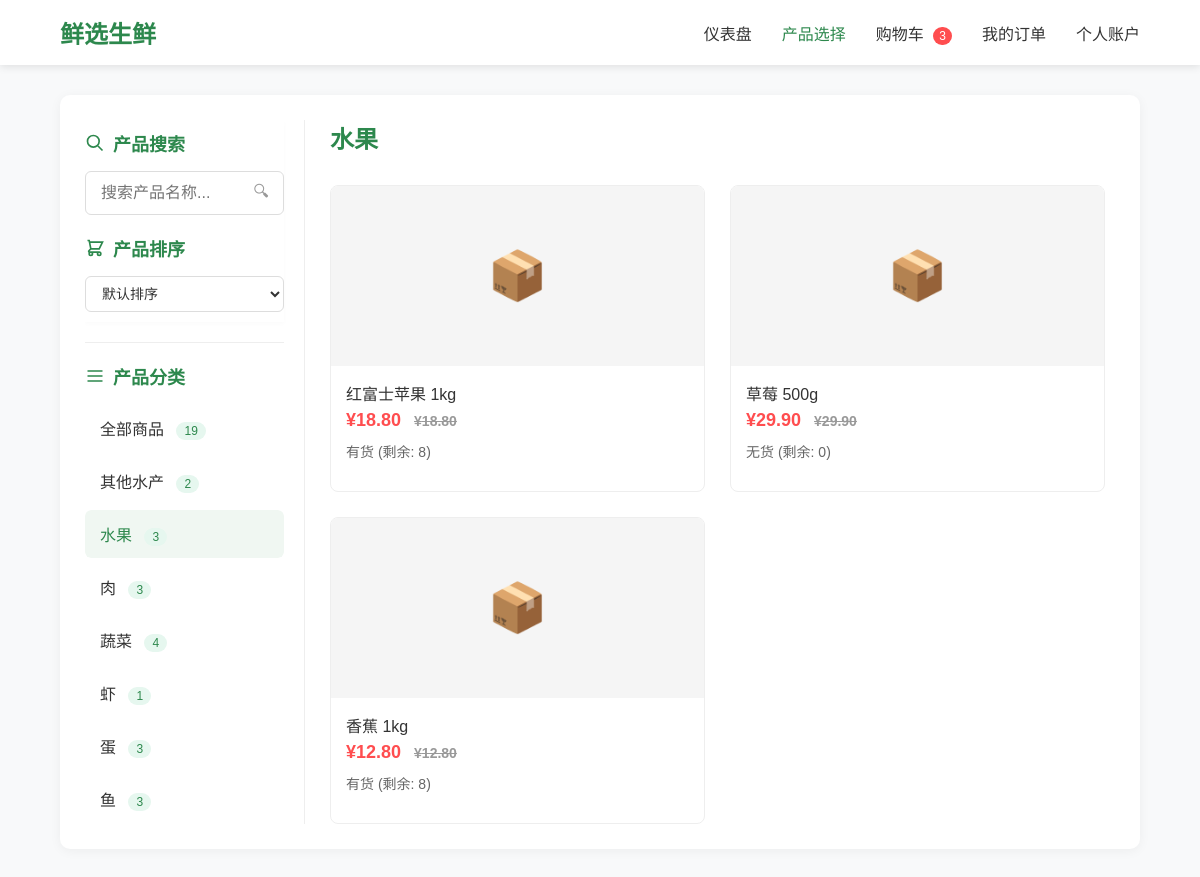
Page /customer/products.php?category=水果 on the earlier database version.
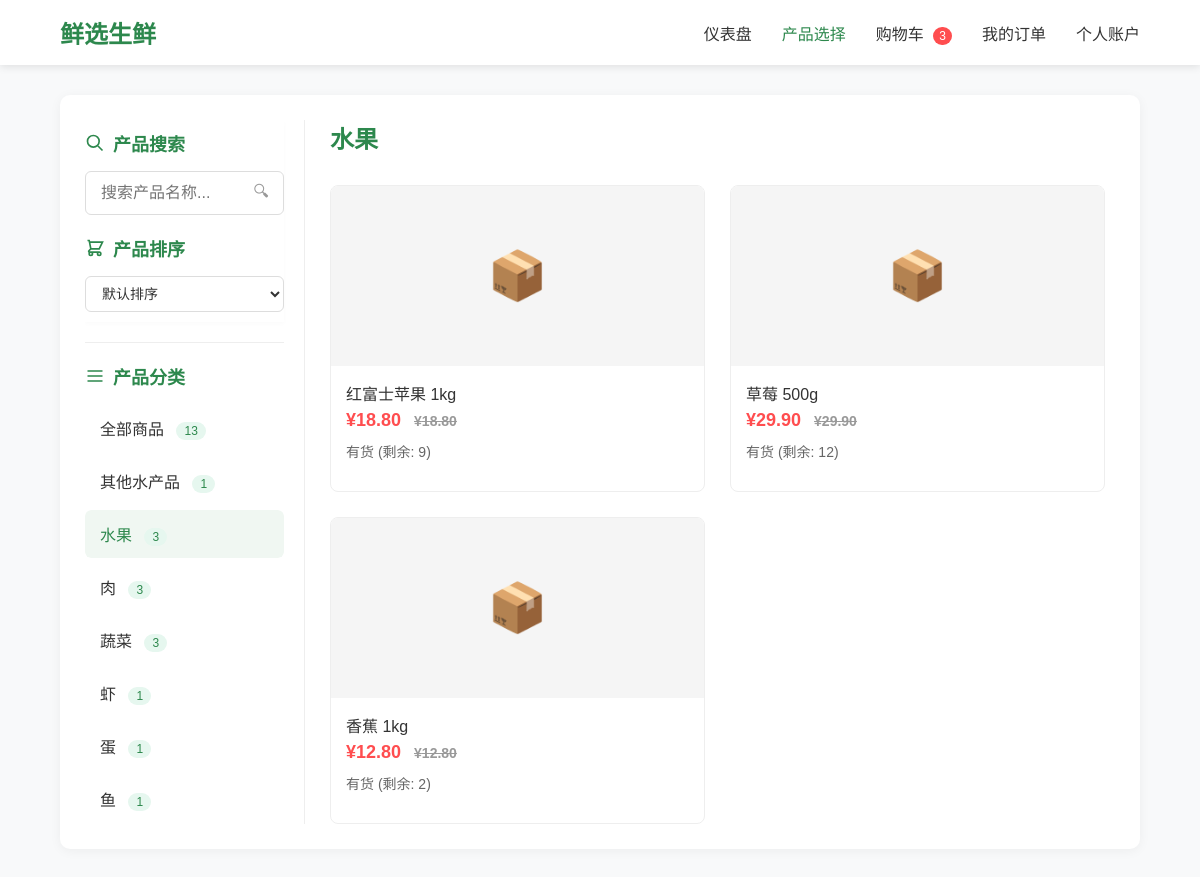
Same page on the later database version.
### tables this page shows
CREATE TABLE IF NOT EXISTS `products` (
  `product_ID` INT AUTO_INCREMENT NOT NULL,
  `sku` VARCHAR(45) UNIQUE NOT NULL,
  `product_name` VARCHAR(45) NOT NULL,  
  `status` ENUM('active', 'discontinued') DEFAULT 'active',
  `unit_price` DECIMAL(10,2) NOT NULL,
  `unit` VARCHAR(20) NULL,
  `description` TEXT NULL,  
  `category_id`    INT NOT NULL,
  `created_at` TIMESTAMP DEFAULT CURRENT_TIMESTAMP,
  PRIMARY KEY (`product_ID`),
  CONSTRAINT `fk_products_category`
    FOREIGN KEY (`category_id`)
    REFERENCES `Categories` (`category_id`)
	ON DELETE NO ACTION
    ON UPDATE NO ACTION
);

### customer/inc/data.php (called while the page is built, shortened)
<?php
function getDBConnection() {
    $servername = "localhost";
    $username = "root";
    $password = "8049023544Aaa?";
    $dbname = "mydb";
    $conn = new mysqli($servername, $username, $password, $dbname);
    $conn->set_charset("utf8mb4");
    return $conn;
}
function getProductCategories() {
    $conn = getDBConnection();
    $query = "SELECT DISTINCT category_name AS category_name, COUNT(*) AS product_count
             FROM product_catalog_view
             GROUP BY category_name
             ORDER BY category_name";
    $result = $conn->query($query);
    $categories = [];
    if ($result && $result->num_rows > 0) {
        while ($row = $result->fetch_assoc()) {
            $categories[] = [
                'name' => $row['category_name'],
                'count' => $row['product_count']
            ];
        }
    }
    return $categories;
}
function getProductsByCategoryAndSearch($category = null, $search = null) {
    $conn = getDBConnection();
    $query = "SELECT * FROM product_catalog_view WHERE 1=1";
    $params = [];
    $types = "";
    if ($category && $category !== 'all') {
        $query .= " AND category_name = ?";
        $params[] = $category;
        $types .= "s";
    }
    $query .= " ORDER BY product_name";
    if (!empty($params)) {
        $stmt = $conn->prepare($query);
        $stmt->bind_param($types, ...$params);
        $stmt->execute();
        $result = $stmt->get_result();
    } else {
        $result = $conn->query($query);
    }
    $products = [];
    if ($result && $result->num_rows > 0) {
        while ($row = $result->fetch_assoc()) {
            $products[] = [
                'id' => $row['product_ID'],
                'name' => $row['product_name'],
                'description' => $row['description'],
                'price' => $row['unit_price'],
                'category' => $row['category_name'],
                'stock' => $row['available_stock'],
                'stock_status' => $row['stock_status'],
                'store_id' => $row['store_id'],
                'branch' => $row['store_name'] ?? '无'
            ];
        }
    }
    return $products;
}
?>

### customer/products.php (the view, shortened to what this page needs)
<?php
require_once 'inc/data.php';
require_once 'header.php';
$categories = getProductCategories();
$selectedCategory = $_GET['category'] ?? 'all';
$searchKeyword = $_GET['search'] ?? '';
$products = getProductsByCategoryAndSearch($selectedCategory, $searchKeyword);
?>
<!DOCTYPE html>
<html lang="zh-CN">
<head>
</head>
<body>
    <div class="container">
        <section id="products" class="module">
            <div class="product-section">
                <div class="category-sidebar">
                    <div class="category-header">
                        <h3 class="category-title">
                            <svg viewBox="0 0 24 24" fill="none" stroke="currentColor" stroke-width="2">
                                <path d="M21 21l-6-6m2-5a7 7 0 11-14 0 7 7 0 0114 0z"></path>
                            </svg>
                            产品搜索
                        </h3>
                        <div class="search-container">
                            <input type="text" class="search-input" id="searchInput" placeholder="搜索产品名称..." value="<?php echo htmlspecialchars($searchKeyword); ?>">
                            <span class="search-icon" id="searchIcon">🔍︎</span>
                        </div>
                        <h3 class="category-title">
                            <svg viewBox="0 0 24 24" fill="none" stroke="currentColor" stroke-width="2">
                                <path d="M3 3h2l.4 2M7 13h10l4-8H5.4M7 13L5.4 5M7 13l-2.293 2.293c-.63.63-.184 1.707.707 1.707H17m0 0a2 2 0 100 4 2 2 0 000-4zm-8 2a2 2 0 11-4 0 2 2 0 014 0z"></path>
                            </svg>
                            产品排序
                        </h3>
                        <select class="sort-select" id="sortSelect">
                            <option value="default">默认排序</option>
                        </select>
                    </div>
                    <div class="sidebar-divider"></div>
                    <h3 class="category-title">
                        <svg viewBox="0 0 24 24" fill="none" stroke="currentColor" stroke-width="2">
                            <path d="M3 6h18M3 12h18M3 18h18"></path>
                        </svg>
                        产品分类
                    </h3>
                    <ul class="category-list">
                        <li class="category-item">
                            <a href="products.php?category=all<?php echo $searchKeyword ? '&search=' . urlencode($searchKeyword) : ''; ?>" class="category-link <?php echo $selectedCategory === 'all' ? 'active' : ''; ?>">
                                全部商品
                                <span class="category-count">
                                    <?php
                                    $total = 0;
                                    foreach ($categories as $cat) $total += $cat['count'];
                                    echo $total;
                                    ?>
                                </span>
                            </a>
                        </li>
                        <?php foreach ($categories as $category): ?>
                        <li class="category-item">
                            <a href="products.php?category=<?php echo urlencode($category['name']); ?><?php echo $searchKeyword ? '&search=' . urlencode($searchKeyword) : ''; ?>"
                               class="category-link <?php echo $selectedCategory === $category['name'] ? 'active' : ''; ?>">
                                <?php echo htmlspecialchars($category['name']); ?>
                                <span class="category-count"><?php echo $category['count']; ?></span>
                            </a>
                        </li>
                        <?php endforeach; ?>
                    </ul>
                </div>
                <div class="product-content">
                    <div class="product-header">
                        <h2><?php echo $selectedCategory === 'all' ? '全部商品' : htmlspecialchars($selectedCategory); ?></h2>
                    </div>
                    <div class="product-grid" id="productGrid">
                        <?php if (empty($products)): ?>
                            <p style="grid-column: 1 / -1; text-align: center; color: #666; padding: 40px;">没有找到相关商品</p>
                        <?php else: ?>
                            <?php foreach ($products as $product): ?>
                            <div class="product-card" data-id="<?php echo $product['id']; ?>">
                                <div class="product-img">📦</div>
                                <div class="product-info">
                                    <div class="product-name"><?php echo htmlspecialchars($product['name']); ?></div>
                                    <div class="product-price">
                                        ¥<?php echo number_format($product['price'], 2); ?>
                                        <span class="original-price">¥<?php echo number_format($product['price'], 2); ?></span>
                                    </div>
                                    <div class="product-stock">
                                        <?php echo $product['stock_status']; ?> (剩余: <?php echo $product['stock_status'] === '无货' ? 0 : $product['stock']; ?>)
                                    </div>
                                </div>
                            </div>
                            <?php endforeach; ?>
                        <?php endif; ?>
                    </div>
                </div>
            </div>
        </section>
    </div>
</body>
</html>

### customer/header.php (shortened to what this page needs)
<!DOCTYPE html>
<html lang="zh-CN">
<head>
</head>
<body>
    <header class="header">
        <div class="nav-container">
            <a href="dashboard.php" class="logo">鲜选生鲜</a>
            <ul class="nav-menu">
                <li class="nav-item"><a class="nav-link <?php echo basename($_SERVER['PHP_SELF']) === 'dashboard.php' ? 'active' : ''; ?>" href="dashboard.php">仪表盘</a></li>
                <li class="nav-item"><a class="nav-link <?php echo basename($_SERVER['PHP_SELF']) === 'products.php' ? 'active' : ''; ?>" href="products.php">产品选择</a></li>
                <li class="nav-item">
                    <a class="nav-link <?php echo basename($_SERVER['PHP_SELF']) === 'cart.php' ? 'active' : ''; ?>" href="cart.php">
                        购物车 <span class="badge">3</span>
                    </a>
                </li>
                <li class="nav-item"><a class="nav-link <?php echo basename($_SERVER['PHP_SELF']) === 'orders.php' ? 'active' : ''; ?>" href="orders.php">我的订单</a></li>
                <li class="nav-item"><a class="nav-link <?php echo basename($_SERVER['PHP_SELF']) === 'account.php' ? 'active' : ''; ?>" href="account.php">个人账户</a></li>
            </ul>
        </div>
    </header>
    <main class="main">

### customer/header.php (style rules this page uses)
* { margin: 0; padding: 0; box-sizing: border-box; font-family: 'Microsoft YaHei', Arial, sans-serif; }
body { background-color: #f8f9fa; color: #333; min-height: 100vh; display: flex; flex-direction: column; }
.header { background-color: #fff; box-shadow: 0 2px 8px rgba(0,0,0,0.1); position: sticky; top: 0; z-index: 999; }
.nav-container { width: 90%; margin: 0 auto; display: flex; justify-content: space-between; align-items: center; padding: 15px 0; }
.logo { font-size: 24px; font-weight: bold; color: #2d884d; text-decoration: none; }
.nav-menu { display: flex; list-style: none; }
.nav-item { margin-left: 30px; }
.nav-link { text-decoration: none; color: #333; font-size: 16px; font-weight: 500; cursor: pointer; }
.nav-link.active { color: #2d884d; }
.nav-link .badge { background-color: #ff4d4f; color: white; font-size: 12px; padding: 2px 6px; border-radius: 10px; margin-left: 5px; }
.main { width: 90%; margin: 30px auto; flex: 1; }

### customer/products.php (style rules this page uses)
.product-section { background-color: #fff; border-radius: 10px; box-shadow: 0 2px 12px rgba(0,0,0,0.05); padding: 25px; margin-bottom: 30px; display: flex; gap: 25px; flex-wrap: wrap; height: calc(100vh - 155px); overflow: hidden; }
.category-sidebar { width: 220px; flex-shrink: 0; border-right: 1px solid #eee; padding-right: 20px; height: 100%; overflow-y: auto; scrollbar-width: thin; scrollbar-color: #2d884d40 #f0f0f0; transition: box-shadow 0.3s ease; }
.category-header { padding: 10px 0; margin-bottom: 15px; position: sticky; top: 0; background-color: white; z-index: 10; box-shadow: 0 2px 5px rgba(0,0,0,0.02); }
.category-title { font-size: 18px; font-weight: 600; margin-bottom: 15px; color: #2d884d; display: flex; align-items: center; gap: 8px; }
.category-title svg { width: 20px; height: 20px; }
.category-list { list-style: none; padding: 0; margin: 0; }
.category-item { margin-bottom: 5px; border-radius: 6px; overflow: hidden; transition: none; }
.category-link { display: block; padding: 12px 15px; border-radius: 6px; color: #333; text-decoration: none; cursor: pointer; transition: all 0.3s ease; position: relative; overflow: hidden; }
.category-link::after { display: none; }
.category-link.active { background-color: #f0f7f2; color: #2d884d; font-weight: 500; }
.category-link.active::after { display: none; }
.category-count { display: inline-block; background-color: #e6f7ef; color: #2d884d; font-size: 12px; padding: 2px 8px; border-radius: 10px; margin-left: 8px; }
.search-container { margin-bottom: 20px; position: relative; transition: transform 0.3s ease; }
.search-input { width: 100%; padding: 12px 15px; border: 1px solid #ddd; border-radius: 6px; font-size: 16px; padding-right: 40px; transition: all 0.3s ease; }
.search-icon { position: absolute; right: 15px; top: 50%; transform: translateY(-50%); color: #999; cursor: pointer; transition: color 0.3s ease; }
.sidebar-divider { height: 1px; background-color: #eee; margin: 20px 0; }
.sort-select { padding: 8px 12px; border: 1px solid #ddd; border-radius: 6px; font-size: 14px; background-color: white; color: #333; cursor: pointer; transition: all 0.3s ease; width: 100%; }
.product-content { flex: 1; min-width: 300px; height: 100%; overflow-y: auto; padding-right: 10px; }
.product-content h2 { color: #2d884d; margin-bottom: 25px; }
.product-header { display: flex; justify-content: space-between; align-items: center; margin-bottom: 5px; }
.product-grid { display: grid; grid-template-columns: repeat(auto-fill, minmax(250px, 1fr)); gap: 25px; }
.product-card { border: 1px solid #eee; border-radius: 8px; overflow: hidden; transition: transform 0.3s, box-shadow 0.3s; display: block; cursor: pointer; }
.product-img { height: 180px; background-color: #f5f5f5; display: flex; align-items: center; justify-content: center; color: #999; font-size: 48px; }
.product-info { padding: 15px; }
.product-name { font-size: 16px; margin-bottom: 5px; font-weight: 500; }
.product-price { font-size: 18px; color: #ff4d4f; font-weight: bold; margin-bottom: 10px; }
.original-price { color: #999; font-size: 14px; text-decoration: line-through; margin-left: 8px; }
.product-stock { font-size: 14px; color: #666; margin-bottom: 15px; }

Differences in the rows shown:
changed products "红富士苹果 1kg": stock "8" → "9"
changed products "草莓 500g": stock_status "无货" → "有货"; stock (not shown) → "12"; no longer shows "0"
changed products "香蕉 1kg": stock "8" → "2"
Other differences:
$total: "19" → "13"
new list line: "其他水产品 1"
new list line: "蔬菜 3"
new list line: "蛋 1"
new list line: "鱼 1"
list line gone: "其他水产 2"
list line gone: "蔬菜 4"
list line gone: "蛋 3"
list line gone: "鱼 3"
